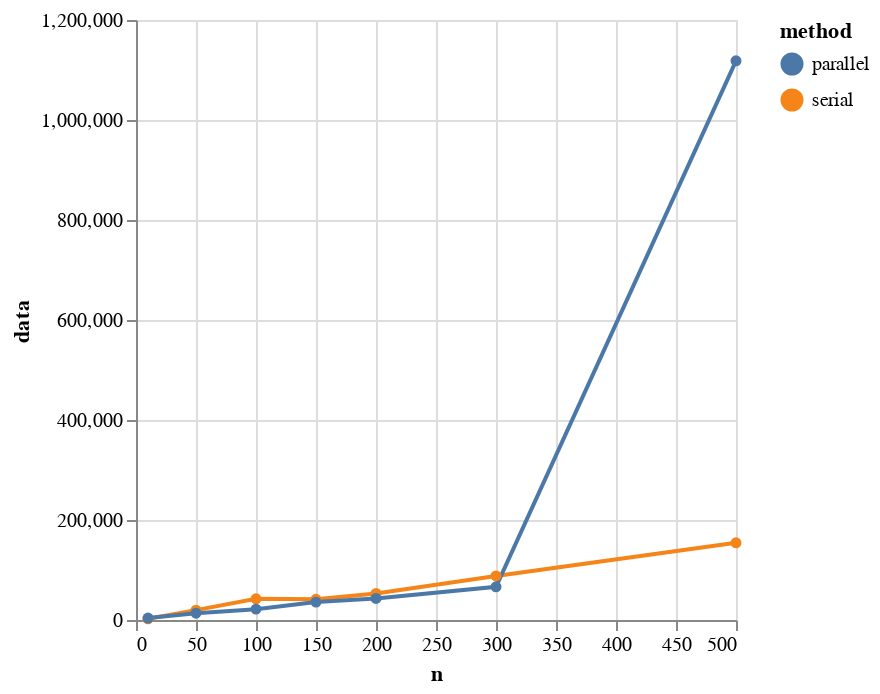

The notebook cell this image was saved under:
### Code cell
using VegaLite, DataFrames, Statistics
DataFrame(
    data = vcat(
        getfield.(mean.(serial), :time) ./ 1000,
        getfield.(mean.(parallel), :time) ./ 1000,
    ),
    n = repeat(Ns, 2),
    method=vcat(
        repeat([:serial], length(Ns)),
        repeat([:parallel], length(Ns))
    )
) |> @vlplot(mark={:line, point=:true}, x=:n, y=:data, color=:method)

### Figure 1 — Vega-Lite specification as saved in the notebook (floating-point values rounded to 4 significant figures)
{"data": {"values": [{"data": 2446.0, "method": "serial", "n": 10}, {"data": 19730.0, "method": "serial", "n": 50}, {"data": 42470.0, "method": "serial", "n": 100}, {"data": 41370.0, "method": "serial", "n": 150}, {"data": 53150.0, "method": "serial", "n": 200}, {"data": 88050.0, "method": "serial", "n": 300}, {"data": 154300.0, "method": "serial", "n": 500}, {"data": 3967.0, "method": "parallel", "n": 10}, {"data": 13690.0, "method": "parallel", "n": 50}, {"data": 21710.0, "method": "parallel", "n": 100}, {"data": 35780.0, "method": "parallel", "n": 150}, {"data": 43060.0, "method": "parallel", "n": 200}, {"data": 66310.0, "method": "parallel", "n": 300}, {"data": 1118000.0, "method": "parallel", "n": 500}]}, "encoding": {"color": {"field": "method"}, "x": {"field": "n", "type": "quantitative"}, "y": {"field": "data", "type": "quantitative"}}, "mark": {"point": true, "type": "line"}}
